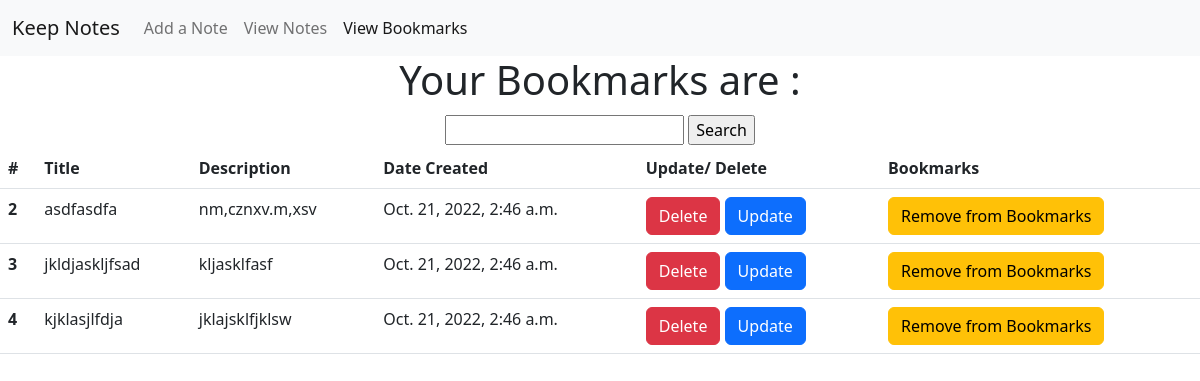
Before: /viewbookmarks with the older database file.
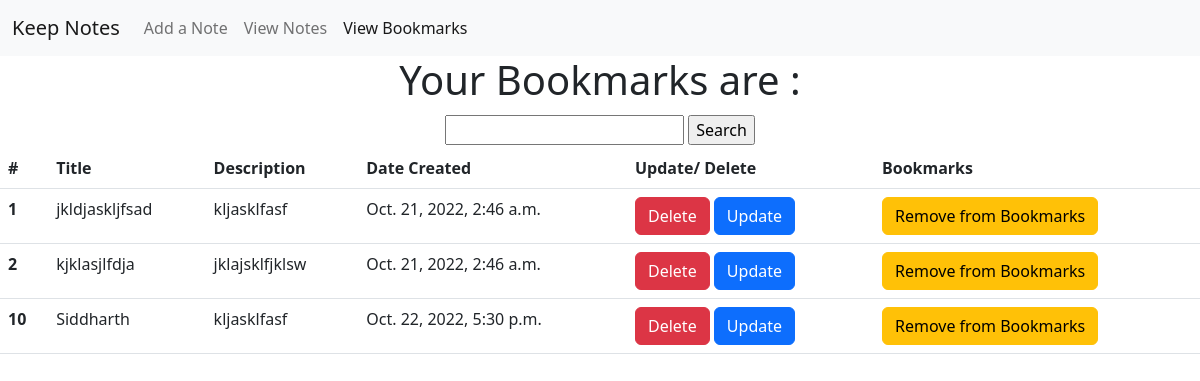
After: the same page with the newer database file.
### base/models.py (models this page shows, shortened)
class Addnote(models.Model):
    noteTitle = models.CharField(max_length=30)
    noteDesc = models.TextField(max_length=200)
    time= models.DateTimeField(auto_now_add= True)
    bookmark = models.IntegerField(default=0)

### base/views.py (the view)
# urls.py: path('viewbookmarks',views.viewbookmarks),
def viewbookmarks(request):
    search_input = request.GET.get('search-area') or ""
    allNotes = Addnote.objects.filter(noteTitle__startswith=search_input)
    list={'list': allNotes, 'search_input': search_input}
    return(render(request,'bookmarks.html', list))

### templates/bookmarks.html (shortened to what this page needs)
<!DOCTYPE html>
<html lang="en">
<head>
    <link href="https://cdn.jsdelivr.net/npm/bootstrap@5.2.2/dist/css/bootstrap.min.css" rel="stylesheet"
>
</head>
<body>
    <nav class="navbar navbar-expand-lg bg-light">
        <div class="container-fluid">
            <a class="navbar-brand" href="#">Keep Notes</a>
            <div class="collapse navbar-collapse" id="navbarNav">
                <ul class="navbar-nav">
                    <li class="nav-item">
                        <a class="nav-link" aria-current="page" href="/">Add a Note</a>
                    </li>
                    <li class="nav-item">
                        <a class="nav-link" href="/list">View Notes</a>
                    </li>
                    <li class="nav-item">
                        <a class="nav-link active" href="/viewbookmarks">View Bookmarks</a>
                    </li>
                </ul>
            </div>
        </div>
    </nav>
    <div id="main">
        <h1 style="text-align: center;">Your Bookmarks are : </h1>
        <form method="GET" style="text-align:center; padding: 3px; margin-top: 2px;">
            <input type="text" name="search-area" value="{{search_input}}">
            <input type="submit" value="Search">
        </form>
        <table class="table">
            <thead>
                <tr>
                    <th scope="col">#</th>
                    <th scope="col">Title</th>
                    <th scope="col">Description</th>
                    <th scope="col">Date Created</th>
                    <th scope="col">Update/ Delete</th>
                    <th scope="col">Bookmarks</th>
                </tr>
            </thead>
            <tbody>
                {%for notes in list%}
                {%if notes.bookmark == 1 %}
                <tr>
                    <th scope="row">{{forloop.counter}}</th>
                    <td>{{notes.noteTitle}}</td>
                    <td>{{notes.noteDesc}}</td>
                    <td>{{notes.time}}</td>
                    <td>
                        <a href="delete_note/{{notes.id}}" class="btn btn-danger">Delete</a>
                        <a href="update_note/{{notes.id}}" class="btn btn-primary">Update</a>
                    </td>
                    <td><a href="/updatebookmarks/{{notes.id}}" class="btn btn-warning">Remove from Bookmarks</a></td>
                </tr>
                {%endif%}
                {%endfor%}
            </tbody>
        </table>
    </div>
</body>
</html>

Changed rows visible on the page:
removed Addnote: noteTitle "asdfasdfa", noteDesc "nm,cznxv.m,xsv", time "Oct. 21, 2022, 2:46 a.m."
added Addnote: noteTitle "Siddharth", noteDesc "kljasklfasf", time "Oct. 22, 2022, 5:30 p.m."
